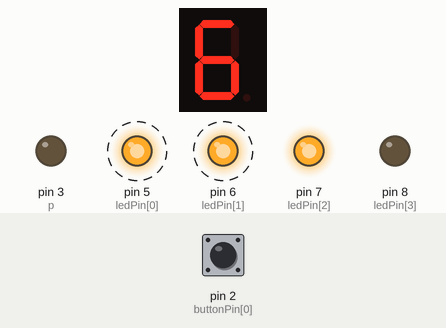
Bench run of a sketch on a simulated Arduino Uno, built with avr-gcc and run on an emulated ATmega328P. Shown: 1-digit seven-segment display, output pins drawn as LEDs (lit = HIGH). Wiring (inferred from the names in the program): 1-digit 7-segment display, segments lit when HIGH: segments pin 9, pin 10, pin 11, pin 12, pin 13, pin 14, pin 15. Dashed ring = blinking. Inputs (shaded band) come from the test bench; at power-on: pin 2 (buttonPin[0]) LOW. The segment pins are drawn as the display they are named for; pins used as bus, display or sensor lines are not drawn.

Above: at 3.1 s.
At 6.9 s:
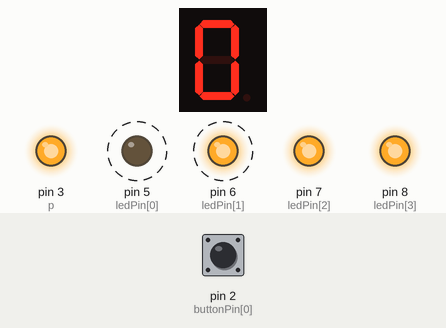
7.0 s: pin 2 (buttonPin[0]) pulled HIGH for 0.6 s
At 9.9 s:
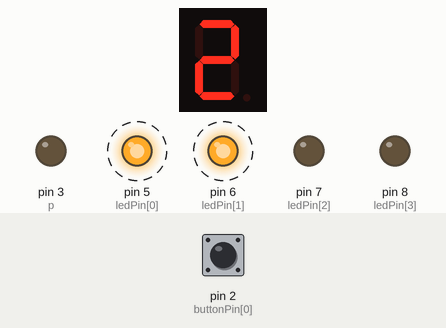
Timing chart, 0 to 23.1 s (numbered marks = the images above; inputs shaded):
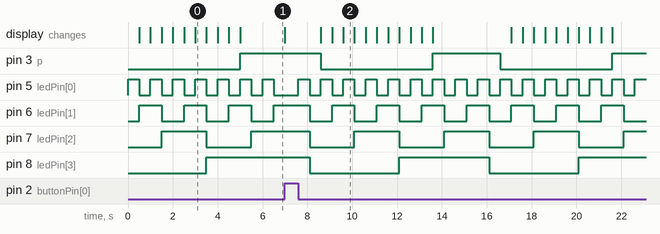

The sketch:

comptadorbinari-decimal.ino
```cpp
/********************************************************************************
**    El projecte consisteix en un muntatge amb 8 LED's i un display de 7 seg. **
**    Fa falta programació i muntatge físic.                                   **
**    Es tracta de un comptador binari-decimal fins al nº15.                   **
********************************************************************************/

//*******  Includes  ************************************************************


//*******  Variables  ***********************************************************

int a = 9;
int b = 10;
int c = 11;
int d = 12;
int e = 13;
int f = 14;
int g = 15;
int p = 3;

const int ledPin[] = {5, 6, 7, 8};
const int buttonPin[] = {2};
boolean buttonEstat[] = {LOW};

int ledNum = 4;
int buttonNum = 2;
int num = 0;               // definir variable del número a mostrar tipus byte

// La funció Setup només s'executa un cop. Quan la placa s'encen o es fa reset.
void setup()
{
  pinMode(a, OUTPUT);
  pinMode(b, OUTPUT);
  pinMode(c, OUTPUT);
  pinMode(d, OUTPUT);
  pinMode(e, OUTPUT);
  pinMode(f, OUTPUT);
  pinMode(g, OUTPUT);
  pinMode(p, OUTPUT);

  for (int i = 0; i < ledNum; i++) // definir sortides
  {
    pinMode(ledPin[i], OUTPUT);
  }
  for (int i = 0; i < buttonNum; i++) // definir entrades
  {
    pinMode(buttonPin[i], INPUT);
  }
  for (int j = 0; j < ledNum ; j++) // definir estat inicals sortides, mostren número 0
  {
    digitalWrite(ledPin[j], 0);
  }
}

// La funció Loop es va repetin cada cop.
void loop()
{

  buttonEstat[0] = digitalRead(buttonPin[0]);

  if (buttonEstat[0] == LOW)  // incrementar
  {
    num = num + 1;                 // incrementar el número a mostrar
    for (int j = 0; j < ledNum ; j++)  // actualitzar estat leds per mostrar número
    {
      digitalWrite(ledPin[j], bitRead(num, j));
    }
    delay(500);    // per evitar que en una pulsació curta salti més d'un número

    if (num == 16) {
      num = 0;
    }

    // Nº0
    if (num == 0) {
      digitalWrite(a, HIGH);
      digitalWrite(b, HIGH);
      digitalWrite(c, HIGH);
      digitalWrite(d, HIGH);
      digitalWrite(e, HIGH);
      digitalWrite(f, HIGH);
      digitalWrite(g, LOW);
      digitalWrite(p, LOW);
    }

    // Nº1
    else if (num == 1) {
      digitalWrite(a, LOW);
      digitalWrite(b, HIGH);
      digitalWrite(c, HIGH);
      digitalWrite(d, LOW);
      digitalWrite(e, LOW);
      digitalWrite(f, LOW);
      digitalWrite(g, LOW);
      digitalWrite(p, LOW);
    }

    // Nº2
    else if (num == 2) {
      digitalWrite(a, HIGH);
      digitalWrite(b, HIGH);
      digitalWrite(c, LOW);
      digitalWrite(d, HIGH);
      digitalWrite(e, HIGH);
      digitalWrite(f, LOW);
      digitalWrite(g, HIGH);
      digitalWrite(p, LOW);

    }

    // Nº3
    else if (num == 3) {
      digitalWrite(a, HIGH);
      digitalWrite(b, HIGH);
      digitalWrite(c, HIGH);
      digitalWrite(d, HIGH);
      digitalWrite(e, LOW);
      digitalWrite(f, LOW);
      digitalWrite(g, HIGH);
      digitalWrite(p, LOW);

    }

    // Nº4
    else if (num == 4) {
      digitalWrite(a, LOW);
      digitalWrite(b, HIGH);
      digitalWrite(c, HIGH);
      digitalWrite(d, LOW);
      digitalWrite(e, LOW);
      digitalWrite(f, HIGH);
      digitalWrite(g, HIGH);
      digitalWrite(p, LOW);
    }

    // Nº5
    else if (num == 5) {
      digitalWrite(a, HIGH);
      digitalWrite(b, LOW);
      digitalWrite(c, HIGH);
      digitalWrite(d, HIGH);
      digitalWrite(e, LOW);
      digitalWrite(f, HIGH);
      digitalWrite(g, HIGH);
      digitalWrite(p, LOW);

    }

    // Nº6
    else if (num == 6) {
      digitalWrite(a, HIGH);
      digitalWrite(b, LOW);
      digitalWrite(c, HIGH);
      digitalWrite(d, HIGH);
      digitalWrite(e, HIGH);
      digitalWrite(f, HIGH);
      digitalWrite(g, HIGH);
      digitalWrite(p, LOW);

    }

    // Nº7
    else if (num == 7) {
      digitalWrite(a, HIGH);
      digitalWrite(b, HIGH);
      digitalWrite(c, HIGH);
      digitalWrite(d, LOW);
      digitalWrite(e, LOW);
      digitalWrite(f, LOW);
      digitalWrite(g, LOW);
      digitalWrite(p, LOW);

    }

    // Nº8
    else if (num == 8) {
      digitalWrite(a, HIGH);
      digitalWrite(b, HIGH);
      digitalWrite(c, HIGH);
      digitalWrite(d, HIGH);
      digitalWrite(e, HIGH);
      digitalWrite(f, HIGH);
      digitalWrite(g, HIGH);
      digitalWrite(p, LOW);

    }

    // Nº9
    else if (num == 9) {
      digitalWrite(a, HIGH);
      digitalWrite(b, HIGH);
      digitalWrite(c, HIGH);
      digitalWrite(d, HIGH);
      digitalWrite(e, LOW);
      digitalWrite(f, HIGH);
      digitalWrite(g, HIGH);
      digitalWrite(p, LOW);

    }

    // Nº10
    else if (num == 10) {
      digitalWrite(a, HIGH);
      digitalWrite(b, HIGH);
      digitalWrite(c, HIGH);
      digitalWrite(d, HIGH);
      digitalWrite(e, HIGH);
      digitalWrite(f, HIGH);
      digitalWrite(g, LOW);
      digitalWrite(p, HIGH);
    }

  }

  // Nº11
  else if (num == 11) {
    digitalWrite(a, LOW);
    digitalWrite(b, HIGH);
    digitalWrite(c, HIGH);
    digitalWrite(d, LOW);
    digitalWrite(e, LOW);
    digitalWrite(f, LOW);
    digitalWrite(g, LOW);
    digitalWrite(p, HIGH);

  }

  // Nº12
  else if (num == 12) {
    digitalWrite(a, HIGH);
    digitalWrite(b, HIGH);
    digitalWrite(c, LOW);
    digitalWrite(d, HIGH);
    digitalWrite(e, HIGH);
    digitalWrite(f, LOW);
    digitalWrite(g, HIGH);
    digitalWrite(p, HIGH);

  }

  // Nº13
  else if (num == 13) {
    digitalWrite(a, HIGH);
    digitalWrite(b, HIGH);
    digitalWrite(c, HIGH);
    digitalWrite(d, HIGH);
    digitalWrite(e, LOW);
    digitalWrite(f, LOW);
    digitalWrite(g, HIGH);
    digitalWrite(p, HIGH);
  }

  // Nº14
  else if (num == 14) {
    digitalWrite(a, LOW);
    digitalWrite(b, HIGH);
    digitalWrite(c, HIGH);
    digitalWrite(d, LOW);
    digitalWrite(e, LOW);
    digitalWrite(f, HIGH);
    digitalWrite(g, HIGH);
    digitalWrite(p, HIGH);
  }

  // Nº15
  else if (num == 15) {
    digitalWrite(a, HIGH);
    digitalWrite(b, LOW);
    digitalWrite(c, HIGH);
    digitalWrite(d, HIGH);
    digitalWrite(e, LOW);
    digitalWrite(f, HIGH);
    digitalWrite(g, HIGH);
    digitalWrite(p, HIGH);

  }
}
```

Measured:
- by itself, pin 3 (p): alternates HIGH for 3.0 s and LOW for 5.0 s
- by itself, pin 5 (ledPin[0]): alternates HIGH for 0.50 s and LOW for 0.50 s
- by itself, pin 6 (ledPin[1]): alternates HIGH for 1.0 s and LOW for 1.0 s
- by itself, pin 7 (ledPin[2]): alternates HIGH for 2.0 s and LOW for 2.0 s
- by itself, pin 8 (ledPin[3]): alternates HIGH for 4.0 s and LOW for 4.0 s
- what the display in image 0 shows lasts 0.5 s, from 3.0 s to 3.5 s
